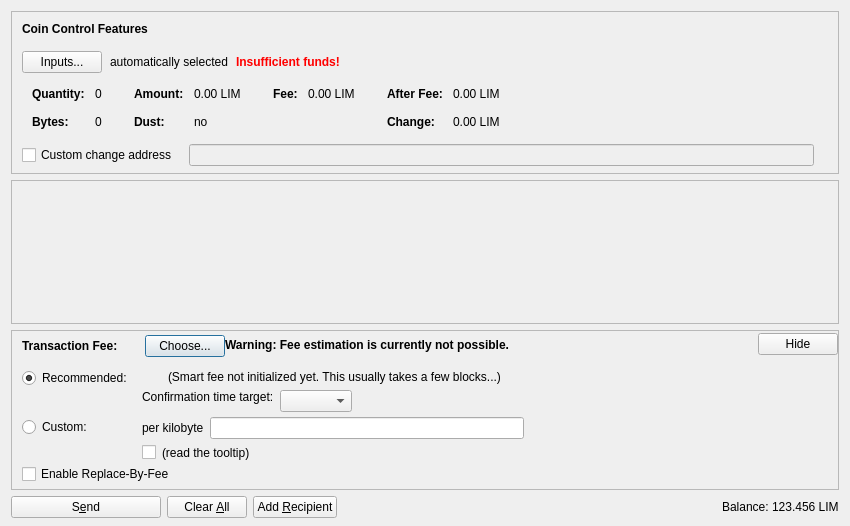
<?xml version="1.0" encoding="UTF-8"?>
<ui version="4.0">
 <class>SendCoinsDialog</class>
 <widget class="QDialog" name="SendCoinsDialog">
  <property name="geometry">
   <rect>
    <x>0</x>
    <y>0</y>
    <width>850</width>
    <height>526</height>
   </rect>
  </property>
  <property name="windowTitle">
   <string>Send Coins</string>
  </property>
  <layout class="QVBoxLayout" name="verticalLayout" stretch="0,1,0,0">
   <property name="bottomMargin">
    <number>8</number>
   </property>
   <item>
    <widget class="QFrame" name="frameCoinControl">
     <property name="sizePolicy">
      <sizepolicy hsizetype="Expanding" vsizetype="Expanding">
       <horstretch>0</horstretch>
       <verstretch>0</verstretch>
      </sizepolicy>
     </property>
     <property name="maximumSize">
      <size>
       <width>16777215</width>
       <height>16777215</height>
      </size>
     </property>
     <property name="frameShape">
      <enum>QFrame::StyledPanel</enum>
     </property>
     <property name="frameShadow">
      <enum>QFrame::Sunken</enum>
     </property>
     <layout class="QVBoxLayout" name="verticalLayoutCoinControl2">
      <property name="spacing">
       <number>0</number>
      </property>
      <property name="leftMargin">
       <number>0</number>
      </property>
      <property name="topMargin">
       <number>0</number>
      </property>
      <property name="rightMargin">
       <number>0</number>
      </property>
      <property name="bottomMargin">
       <number>6</number>
      </property>
      <item>
       <layout class="QVBoxLayout" name="verticalLayoutCoinControl" stretch="0,0,0,0,1">
        <property name="spacing">
         <number>0</number>
        </property>
        <property name="leftMargin">
         <number>10</number>
        </property>
        <property name="topMargin">
         <number>10</number>
        </property>
        <item>
         <layout class="QHBoxLayout" name="horizontalLayoutCoinControl1">
          <property name="bottomMargin">
           <number>15</number>
          </property>
          <item>
           <widget class="QLabel" name="labelCoinControlFeatures">
            <property name="sizePolicy">
             <sizepolicy hsizetype="Preferred" vsizetype="Maximum">
              <horstretch>0</horstretch>
              <verstretch>0</verstretch>
             </sizepolicy>
            </property>
            <property name="font">
             <font>
              <weight>75</weight>
              <bold>true</bold>
             </font>
            </property>
            <property name="styleSheet">
             <string notr="true">font-weight:bold;</string>
            </property>
            <property name="text">
             <string>Coin Control Features</string>
            </property>
           </widget>
          </item>
         </layout>
        </item>
        <item>
         <layout class="QHBoxLayout" name="horizontalLayoutCoinControl2" stretch="0,0,0,0">
          <property name="spacing">
           <number>8</number>
          </property>
          <property name="bottomMargin">
           <number>10</number>
          </property>
          <item>
           <widget class="QPushButton" name="pushButtonCoinControl">
            <property name="styleSheet">
             <string notr="true"/>
            </property>
            <property name="text">
             <string>Inputs...</string>
            </property>
            <property name="autoDefault">
             <bool>false</bool>
            </property>
           </widget>
          </item>
          <item>
           <widget class="QLabel" name="labelCoinControlAutomaticallySelected">
            <property name="text">
             <string>automatically selected</string>
            </property>
            <property name="margin">
             <number>5</number>
            </property>
           </widget>
          </item>
          <item>
           <widget class="QLabel" name="labelCoinControlInsuffFunds">
            <property name="font">
             <font>
              <weight>75</weight>
              <bold>true</bold>
             </font>
            </property>
            <property name="styleSheet">
             <string notr="true">color:red;font-weight:bold;</string>
            </property>
            <property name="text">
             <string>Insufficient funds!</string>
            </property>
            <property name="margin">
             <number>5</number>
            </property>
           </widget>
          </item>
          <item>
           <spacer name="horizontalSpacerCoinControl">
            <property name="orientation">
             <enum>Qt::Horizontal</enum>
            </property>
            <property name="sizeHint" stdset="0">
             <size>
              <width>40</width>
              <height>1</height>
             </size>
            </property>
           </spacer>
          </item>
         </layout>
        </item>
        <item>
         <widget class="QWidget" name="widgetCoinControl" native="true">
          <property name="sizePolicy">
           <sizepolicy hsizetype="Preferred" vsizetype="Preferred">
            <horstretch>0</horstretch>
            <verstretch>0</verstretch>
           </sizepolicy>
          </property>
          <property name="minimumSize">
           <size>
            <width>0</width>
            <height>0</height>
           </size>
          </property>
          <property name="styleSheet">
           <string notr="true"/>
          </property>
          <layout class="QHBoxLayout" name="horizontalLayoutCoinControl5">
           <property name="leftMargin">
            <number>0</number>
           </property>
           <property name="topMargin">
            <number>0</number>
           </property>
           <property name="rightMargin">
            <number>0</number>
           </property>
           <property name="bottomMargin">
            <number>0</number>
           </property>
           <item>
            <layout class="QHBoxLayout" name="horizontalLayoutCoinControl3" stretch="0,0,0,1">
             <property name="spacing">
              <number>20</number>
             </property>
             <property name="topMargin">
              <number>0</number>
             </property>
             <property name="bottomMargin">
              <number>10</number>
             </property>
             <item>
              <layout class="QFormLayout" name="formLayoutCoinControl1">
               <property name="horizontalSpacing">
                <number>10</number>
               </property>
               <property name="verticalSpacing">
                <number>14</number>
               </property>
               <property name="leftMargin">
                <number>10</number>
               </property>
               <property name="topMargin">
                <number>4</number>
               </property>
               <property name="rightMargin">
                <number>6</number>
               </property>
               <item row="0" column="0">
                <widget class="QLabel" name="labelCoinControlQuantityText">
                 <property name="font">
                  <font>
                   <weight>75</weight>
                   <bold>true</bold>
                  </font>
                 </property>
                 <property name="text">
                  <string>Quantity:</string>
                 </property>
                 <property name="margin">
                  <number>0</number>
                 </property>
                </widget>
               </item>
               <item row="0" column="1">
                <widget class="QLabel" name="labelCoinControlQuantity">
                 <property name="cursor">
                  <cursorShape>IBeamCursor</cursorShape>
                 </property>
                 <property name="contextMenuPolicy">
                  <enum>Qt::ActionsContextMenu</enum>
                 </property>
                 <property name="text">
                  <string notr="true">0</string>
                 </property>
                 <property name="margin">
                  <number>0</number>
                 </property>
                 <property name="textInteractionFlags">
                  <set>Qt::LinksAccessibleByMouse|Qt::TextSelectableByKeyboard|Qt::TextSelectableByMouse</set>
                 </property>
                </widget>
               </item>
               <item row="1" column="0">
                <widget class="QLabel" name="labelCoinControlBytesText">
                 <property name="font">
                  <font>
                   <weight>75</weight>
                   <bold>true</bold>
                  </font>
                 </property>
                 <property name="text">
                  <string>Bytes:</string>
                 </property>
                </widget>
               </item>
               <item row="1" column="1">
                <widget class="QLabel" name="labelCoinControlBytes">
                 <property name="cursor">
                  <cursorShape>IBeamCursor</cursorShape>
                 </property>
                 <property name="contextMenuPolicy">
                  <enum>Qt::ActionsContextMenu</enum>
                 </property>
                 <property name="text">
                  <string notr="true">0</string>
                 </property>
                 <property name="textInteractionFlags">
                  <set>Qt::LinksAccessibleByMouse|Qt::TextSelectableByKeyboard|Qt::TextSelectableByMouse</set>
                 </property>
                </widget>
               </item>
              </layout>
             </item>
             <item>
              <layout class="QFormLayout" name="formLayoutCoinControl2">
               <property name="horizontalSpacing">
                <number>10</number>
               </property>
               <property name="verticalSpacing">
                <number>14</number>
               </property>
               <property name="leftMargin">
                <number>6</number>
               </property>
               <property name="topMargin">
                <number>4</number>
               </property>
               <property name="rightMargin">
                <number>6</number>
               </property>
               <item row="0" column="0">
                <widget class="QLabel" name="labelCoinControlAmountText">
                 <property name="font">
                  <font>
                   <weight>75</weight>
                   <bold>true</bold>
                  </font>
                 </property>
                 <property name="text">
                  <string>Amount:</string>
                 </property>
                 <property name="margin">
                  <number>0</number>
                 </property>
                </widget>
               </item>
               <item row="0" column="1">
                <widget class="QLabel" name="labelCoinControlAmount">
                 <property name="cursor">
                  <cursorShape>IBeamCursor</cursorShape>
                 </property>
                 <property name="contextMenuPolicy">
                  <enum>Qt::ActionsContextMenu</enum>
                 </property>
                 <property name="text">
                  <string notr="true">0.00 LIM</string>
                 </property>
                 <property name="textInteractionFlags">
                  <set>Qt::LinksAccessibleByMouse|Qt::TextSelectableByKeyboard|Qt::TextSelectableByMouse</set>
                 </property>
                </widget>
               </item>
               <item row="1" column="0">
                <widget class="QLabel" name="labelCoinControlLowOutputText">
                 <property name="font">
                  <font>
                   <weight>75</weight>
                   <bold>true</bold>
                  </font>
                 </property>
                 <property name="text">
                  <string>Dust:</string>
                 </property>
                </widget>
               </item>
               <item row="1" column="1">
                <widget class="QLabel" name="labelCoinControlLowOutput">
                 <property name="cursor">
                  <cursorShape>IBeamCursor</cursorShape>
                 </property>
                 <property name="contextMenuPolicy">
                  <enum>Qt::ActionsContextMenu</enum>
                 </property>
                 <property name="text">
                  <string notr="true">no</string>
                 </property>
                 <property name="textInteractionFlags">
                  <set>Qt::LinksAccessibleByMouse|Qt::TextSelectableByKeyboard|Qt::TextSelectableByMouse</set>
                 </property>
                </widget>
               </item>
              </layout>
             </item>
             <item>
              <layout class="QFormLayout" name="formLayoutCoinControl3">
               <property name="horizontalSpacing">
                <number>10</number>
               </property>
               <property name="verticalSpacing">
                <number>14</number>
               </property>
               <property name="leftMargin">
                <number>6</number>
               </property>
               <property name="topMargin">
                <number>4</number>
               </property>
               <property name="rightMargin">
                <number>6</number>
               </property>
               <item row="0" column="0">
                <widget class="QLabel" name="labelCoinControlFeeText">
                 <property name="font">
                  <font>
                   <weight>75</weight>
                   <bold>true</bold>
                  </font>
                 </property>
                 <property name="text">
                  <string>Fee:</string>
                 </property>
                 <property name="margin">
                  <number>0</number>
                 </property>
                </widget>
               </item>
               <item row="0" column="1">
                <widget class="QLabel" name="labelCoinControlFee">
                 <property name="cursor">
                  <cursorShape>IBeamCursor</cursorShape>
                 </property>
                 <property name="contextMenuPolicy">
                  <enum>Qt::ActionsContextMenu</enum>
                 </property>
                 <property name="text">
                  <string notr="true">0.00 LIM</string>
                 </property>
                 <property name="textInteractionFlags">
                  <set>Qt::LinksAccessibleByMouse|Qt::TextSelectableByKeyboard|Qt::TextSelectableByMouse</set>
                 </property>
                </widget>
               </item>
              </layout>
             </item>
             <item>
              <layout class="QFormLayout" name="formLayoutCoinControl4">
               <property name="horizontalSpacing">
                <number>10</number>
               </property>
               <property name="verticalSpacing">
                <number>14</number>
               </property>
               <property name="leftMargin">
                <number>6</number>
               </property>
               <property name="topMargin">
                <number>4</number>
               </property>
               <property name="rightMargin">
                <number>6</number>
               </property>
               <item row="0" column="0">
                <widget class="QLabel" name="labelCoinControlAfterFeeText">
                 <property name="font">
                  <font>
                   <weight>75</weight>
                   <bold>true</bold>
                  </font>
                 </property>
                 <property name="text">
                  <string>After Fee:</string>
                 </property>
                 <property name="margin">
                  <number>0</number>
                 </property>
                </widget>
               </item>
               <item row="0" column="1">
                <widget class="QLabel" name="labelCoinControlAfterFee">
                 <property name="cursor">
                  <cursorShape>IBeamCursor</cursorShape>
                 </property>
                 <property name="contextMenuPolicy">
                  <enum>Qt::ActionsContextMenu</enum>
                 </property>
                 <property name="text">
                  <string notr="true">0.00 LIM</string>
                 </property>
                 <property name="textInteractionFlags">
                  <set>Qt::LinksAccessibleByMouse|Qt::TextSelectableByKeyboard|Qt::TextSelectableByMouse</set>
                 </property>
                </widget>
               </item>
               <item row="1" column="0">
                <widget class="QLabel" name="labelCoinControlChangeText">
                 <property name="font">
                  <font>
                   <weight>75</weight>
                   <bold>true</bold>
                  </font>
                 </property>
                 <property name="text">
                  <string>Change:</string>
                 </property>
                </widget>
               </item>
               <item row="1" column="1">
                <widget class="QLabel" name="labelCoinControlChange">
                 <property name="cursor">
                  <cursorShape>IBeamCursor</cursorShape>
                 </property>
                 <property name="contextMenuPolicy">
                  <enum>Qt::ActionsContextMenu</enum>
                 </property>
                 <property name="text">
                  <string notr="true">0.00 LIM</string>
                 </property>
                 <property name="textInteractionFlags">
                  <set>Qt::LinksAccessibleByMouse|Qt::TextSelectableByKeyboard|Qt::TextSelectableByMouse</set>
                 </property>
                </widget>
               </item>
              </layout>
             </item>
            </layout>
           </item>
          </layout>
         </widget>
        </item>
        <item>
         <layout class="QHBoxLayout" name="horizontalLayoutCoinControl4" stretch="0,0,0">
          <property name="spacing">
           <number>12</number>
          </property>
          <property name="sizeConstraint">
           <enum>QLayout::SetDefaultConstraint</enum>
          </property>
          <property name="topMargin">
           <number>5</number>
          </property>
          <property name="rightMargin">
           <number>5</number>
          </property>
          <item>
           <widget class="QCheckBox" name="checkBoxCoinControlChange">
            <property name="toolTip">
             <string>If this is activated, but the change address is empty or invalid, change will be sent to a newly generated address.</string>
            </property>
            <property name="text">
             <string>Custom change address</string>
            </property>
           </widget>
          </item>
          <item>
           <widget class="QValidatedLineEdit" name="lineEditCoinControlChange">
            <property name="enabled">
             <bool>false</bool>
            </property>
            <property name="sizePolicy">
             <sizepolicy hsizetype="Expanding" vsizetype="Fixed">
              <horstretch>0</horstretch>
              <verstretch>0</verstretch>
             </sizepolicy>
            </property>
           </widget>
          </item>
          <item>
           <widget class="QLabel" name="labelCoinControlChangeLabel">
            <property name="sizePolicy">
             <sizepolicy hsizetype="Preferred" vsizetype="Expanding">
              <horstretch>0</horstretch>
              <verstretch>0</verstretch>
             </sizepolicy>
            </property>
            <property name="minimumSize">
             <size>
              <width>0</width>
              <height>0</height>
             </size>
            </property>
            <property name="text">
             <string/>
            </property>
            <property name="margin">
             <number>3</number>
            </property>
           </widget>
          </item>
         </layout>
        </item>
        <item>
         <spacer name="verticalSpacerCoinControl">
          <property name="orientation">
           <enum>Qt::Vertical</enum>
          </property>
          <property name="sizeHint" stdset="0">
           <size>
            <width>800</width>
            <height>1</height>
           </size>
          </property>
         </spacer>
        </item>
       </layout>
      </item>
     </layout>
    </widget>
   </item>
   <item>
    <widget class="QScrollArea" name="scrollArea">
     <property name="widgetResizable">
      <bool>true</bool>
     </property>
     <widget class="QWidget" name="scrollAreaWidgetContents">
      <property name="geometry">
       <rect>
        <x>0</x>
        <y>0</y>
        <width>830</width>
        <height>104</height>
       </rect>
      </property>
      <layout class="QVBoxLayout" name="verticalLayout_2" stretch="0,1">
       <property name="leftMargin">
        <number>0</number>
       </property>
       <property name="topMargin">
        <number>0</number>
       </property>
       <property name="rightMargin">
        <number>0</number>
       </property>
       <property name="bottomMargin">
        <number>0</number>
       </property>
       <item>
        <layout class="QVBoxLayout" name="entries">
         <property name="spacing">
          <number>6</number>
         </property>
        </layout>
       </item>
       <item>
        <spacer name="verticalSpacer">
         <property name="orientation">
          <enum>Qt::Vertical</enum>
         </property>
         <property name="sizeHint" stdset="0">
          <size>
           <width>20</width>
           <height>40</height>
          </size>
         </property>
        </spacer>
       </item>
      </layout>
     </widget>
    </widget>
   </item>
   <item>
    <widget class="QFrame" name="frameFee">
     <property name="sizePolicy">
      <sizepolicy hsizetype="Expanding" vsizetype="Expanding">
       <horstretch>0</horstretch>
       <verstretch>0</verstretch>
      </sizepolicy>
     </property>
     <property name="maximumSize">
      <size>
       <width>16777215</width>
       <height>16777215</height>
      </size>
     </property>
     <property name="frameShape">
      <enum>QFrame::StyledPanel</enum>
     </property>
     <property name="frameShadow">
      <enum>QFrame::Sunken</enum>
     </property>
     <layout class="QVBoxLayout" name="verticalLayoutFee1">
      <property name="spacing">
       <number>0</number>
      </property>
      <property name="leftMargin">
       <number>0</number>
      </property>
      <property name="topMargin">
       <number>0</number>
      </property>
      <property name="rightMargin">
       <number>0</number>
      </property>
      <property name="bottomMargin">
       <number>0</number>
      </property>
      <item>
       <layout class="QVBoxLayout" name="verticalLayoutFee2" stretch="0,0,0">
        <property name="spacing">
         <number>0</number>
        </property>
        <property name="leftMargin">
         <number>10</number>
        </property>
        <property name="topMargin">
         <number>0</number>
        </property>
        <item>
         <layout class="QHBoxLayout" name="horizontalLayoutFee1">
          <property name="bottomMargin">
           <number>0</number>
          </property>
          <item>
           <layout class="QVBoxLayout" name="verticalLayoutFee7">
            <property name="spacing">
             <number>0</number>
            </property>
            <item>
             <spacer name="verticalSpacerSmartFee">
              <property name="orientation">
               <enum>Qt::Vertical</enum>
              </property>
              <property name="sizeType">
               <enum>QSizePolicy::Fixed</enum>
              </property>
              <property name="sizeHint" stdset="0">
               <size>
                <width>1</width>
                <height>4</height>
               </size>
              </property>
             </spacer>
            </item>
            <item>
             <layout class="QHBoxLayout" name="horizontalLayoutSmartFee">
              <property name="spacing">
               <number>10</number>
              </property>
              <item>
               <widget class="QLabel" name="labelFeeHeadline">
                <property name="sizePolicy">
                 <sizepolicy hsizetype="Preferred" vsizetype="Maximum">
                  <horstretch>0</horstretch>
                  <verstretch>0</verstretch>
                 </sizepolicy>
                </property>
                <property name="font">
                 <font>
                  <weight>75</weight>
                  <bold>true</bold>
                 </font>
                </property>
                <property name="styleSheet">
                 <string notr="true">font-weight:bold;</string>
                </property>
                <property name="text">
                 <string>Transaction Fee:</string>
                </property>
               </widget>
              </item>
              <item>
               <widget class="QLabel" name="labelFeeMinimized">
                <property name="text">
                 <string/>
                </property>
               </widget>
              </item>
              <item>
               <widget class="QPushButton" name="buttonChooseFee">
                <property name="text">
                 <string>Choose...</string>
                </property>
               </widget>
              </item>
             </layout>
            </item>
            <item>
             <spacer name="verticalSpacer_5">
              <property name="orientation">
               <enum>Qt::Vertical</enum>
              </property>
              <property name="sizeHint" stdset="0">
               <size>
                <width>1</width>
                <height>1</height>
               </size>
              </property>
             </spacer>
            </item>
           </layout>
          </item>
          <item>
           <widget class="QLabel" name="fallbackFeeWarningLabel">
            <property name="toolTip">
             <string>Using the fallbackfee can result in sending a transaction that will take several hours or days (or never) to confirm. Consider choosing your fee manually or wait until you have validated the complete chain.</string>
            </property>
            <property name="font">
            <font>
                <weight>75</weight>
                <bold>true</bold>
            </font>
            </property>
            <property name="text">
             <string>Warning: Fee estimation is currently not possible.</string>
            </property>
            <property name="wordWrap">
             <bool>false</bool>
            </property>
           </widget>
          </item>
          <item>
           <spacer name="horizontalSpacer_4">
            <property name="orientation">
             <enum>Qt::Horizontal</enum>
            </property>
            <property name="sizeType">
             <enum>QSizePolicy::MinimumExpanding</enum>
            </property>
            <property name="sizeHint" stdset="0">
             <size>
              <width>40</width>
              <height>20</height>
             </size>
            </property>
           </spacer>
          </item>
          <item>
           <widget class="QPushButton" name="buttonMinimizeFee">
            <property name="toolTip">
             <string>collapse fee-settings</string>
            </property>
            <property name="text">
             <string>Hide</string>
            </property>
           </widget>
          </item>
         </layout>
        </item>
        <item>
         <widget class="QFrame" name="frameFeeSelection">
          <layout class="QVBoxLayout" name="verticalLayoutFee12">
           <property name="spacing">
            <number>0</number>
           </property>
           <property name="leftMargin">
            <number>0</number>
           </property>
           <property name="topMargin">
            <number>0</number>
           </property>
           <property name="rightMargin">
            <number>0</number>
           </property>
           <property name="bottomMargin">
            <number>0</number>
           </property>
           <item>
            <layout class="QGridLayout" name="gridLayoutFee">
             <property name="topMargin">
              <number>10</number>
             </property>
             <property name="bottomMargin">
              <number>4</number>
             </property>
             <property name="horizontalSpacing">
              <number>10</number>
             </property>
             <property name="verticalSpacing">
              <number>4</number>
             </property>
             <item row="1" column="1">
              <layout class="QVBoxLayout" name="verticalLayoutFee8">
               <property name="spacing">
                <number>6</number>
               </property>
               <item>
                <layout class="QHBoxLayout" name="horizontalLayoutFee13">
                 <item>
                  <widget class="QLabel" name="labelCustomPerKilobyte">
                   <property name="toolTip">
                    <string>Specify a custom fee per kB (1,000 bytes) of the transaction's virtual size.

Note:  Since the fee is calculated on a per-byte basis, a fee of "100 satoshis per kB" for a transaction size of 500 bytes (half of 1 kB) would ultimately yield a fee of only 50 satoshis.</string>
                   </property>
                   <property name="text">
                    <string>per kilobyte</string>
                   </property>
                  </widget>
                 </item>
                 <item>
                  <widget class="LimracoinAmountField" name="customFee"/>
                 </item>
                 <item>
                  <spacer name="horizontalSpacer_6">
                   <property name="orientation">
                    <enum>Qt::Horizontal</enum>
                   </property>
                   <property name="sizeHint" stdset="0">
                    <size>
                     <width>1</width>
                     <height>1</height>
                    </size>
                   </property>
                  </spacer>
                 </item>
                </layout>
               </item>
               <item>
                <layout class="QHBoxLayout" name="horizontalLayoutFee8">
                 <item>
                  <widget class="QCheckBox" name="checkBoxMinimumFee">
                   <property name="toolTip">
                    <string>Paying only the minimum fee is just fine as long as there is less transaction volume than space in the blocks. But be aware that this can end up in a never confirming transaction once there is more demand for limracoin transactions than the network can process.</string>
                   </property>
                   <property name="text">
                    <string/>
                   </property>
                  </widget>
                 </item>
                 <item>
                  <widget class="QLabel" name="labelMinFeeWarning">
                   <property name="enabled">
                    <bool>true</bool>
                   </property>
                   <property name="toolTip">
                    <string>Paying only the minimum fee is just fine as long as there is less transaction volume than space in the blocks. But be aware that this can end up in a never confirming transaction once there is more demand for limracoin transactions than the network can process.</string>
                   </property>
                   <property name="text">
                    <string>(read the tooltip)</string>
                   </property>
                   <property name="margin">
                    <number>5</number>
                   </property>
                  </widget>
                 </item>
                 <item>
                  <spacer name="horizontalSpacer_2">
                   <property name="orientation">
                    <enum>Qt::Horizontal</enum>
                   </property>
                   <property name="sizeHint" stdset="0">
                    <size>
                     <width>1</width>
                     <height>1</height>
                    </size>
                   </property>
                  </spacer>
                 </item>
                </layout>
               </item>
              </layout>
             </item>
             <item row="0" column="0">
              <layout class="QVBoxLayout" name="verticalLayoutFee4" stretch="0,1">
               <item>
                <widget class="QRadioButton" name="radioSmartFee">
                 <property name="text">
                  <string>Recommended:</string>
                 </property>
                 <property name="checked">
                  <bool>true</bool>
                 </property>
                 <attribute name="buttonGroup">
                  <string notr="true">groupFee</string>
                 </attribute>
                </widget>
               </item>
               <item>
                <spacer name="verticalSpacer_2">
                 <property name="orientation">
                  <enum>Qt::Vertical</enum>
                 </property>
                 <property name="sizeHint" stdset="0">
                  <size>
                   <width>1</width>
                   <height>1</height>
                  </size>
                 </property>
                </spacer>
               </item>
              </layout>
             </item>
             <item row="1" column="0">
              <layout class="QVBoxLayout" name="verticalLayoutFee9" stretch="0,1">
               <item>
                <widget class="QRadioButton" name="radioCustomFee">
                 <property name="text">
                  <string>Custom:</string>
                 </property>
                 <attribute name="buttonGroup">
                  <string notr="true">groupFee</string>
                 </attribute>
                </widget>
               </item>
               <item>
                <spacer name="verticalSpacer_6">
                 <property name="orientation">
                  <enum>Qt::Vertical</enum>
                 </property>
                 <property name="sizeHint" stdset="0">
                  <size>
                   <width>1</width>
                   <height>1</height>
                  </size>
                 </property>
                </spacer>
               </item>
              </layout>
             </item>
             <item row="0" column="1">
              <layout class="QVBoxLayout" name="verticalLayoutFee3" stretch="0,0,1">
               <property name="spacing">
                <number>6</number>
               </property>
               <property name="topMargin">
                <number>2</number>
               </property>
               <item>
                <layout class="QHBoxLayout" name="horizontalLayoutFee12">
                 <item>
                  <widget class="QLabel" name="labelSmartFee">
                   <property name="text">
                    <string/>
                   </property>
                   <property name="margin">
                    <number>2</number>
                   </property>
                  </widget>
                 </item>
                 <item>
                  <widget class="QLabel" name="labelFeeEstimation">
                   <property name="text">
                    <string/>
                   </property>
                  </widget>
                 </item>
                 <item>
                  <widget class="QLabel" name="labelSmartFee2">
                   <property name="text">
                    <string>(Smart fee not initialized yet. This usually takes a few blocks...)</string>
                   </property>
                   <property name="margin">
                    <number>2</number>
                   </property>
                  </widget>
                 </item>
                 <item>
                  <spacer name="horizontalSpacer_5">
                   <property name="orientation">
                    <enum>Qt::Horizontal</enum>
                   </property>
                   <property name="sizeHint" stdset="0">
                    <size>
                     <width>1</width>
                     <height>1</height>
                    </size>
                   </property>
                  </spacer>
                 </item>
                </layout>
               </item>
               <item>
                <layout class="QHBoxLayout" name="horizontalLayoutFee9">
                 <item>
                  <layout class="QVBoxLayout" name="verticalLayoutFee6">
                   <item>
                    <widget class="QLabel" name="labelSmartFee3">
                     <property name="text">
                      <string>Confirmation time target:</string>
                     </property>
                     <property name="margin">
                      <number>2</number>
                     </property>
                    </widget>
                   </item>
                   <item>
                    <spacer name="verticalSpacer_3">
                     <property name="orientation">
                      <enum>Qt::Vertical</enum>
                     </property>
                     <property name="sizeHint" stdset="0">
                      <size>
                       <width>1</width>
                       <height>1</height>
                      </size>
                     </property>
                    </spacer>
                   </item>
                  </layout>
                 </item>
                 <item>
                  <layout class="QVBoxLayout" name="verticalLayoutFee5">
                   <property name="rightMargin">
                    <number>30</number>
                   </property>
                   <item>
                    <layout class="QHBoxLayout" name="horizontalLayoutConfTarget">
                     <property name="bottomMargin">
                      <number>0</number>
                     </property>
                     <item>
                      <widget class="QComboBox" name="confTargetSelector"/>
                     </item>
                     <item>
                      <spacer name="horizontalSpacerConfTarget">
                       <property name="orientation">
                        <enum>Qt::Horizontal</enum>
                       </property>
                       <property name="sizeHint" stdset="0">
                        <size>
                         <width>40</width>
                         <height>20</height>
                        </size>
                       </property>
                      </spacer>
                     </item>
                    </layout>
                   </item>
                  </layout>
                 </item>
                </layout>
               </item>
               <item>
                <spacer name="verticalSpacer_4">
                 <property name="orientation">
                  <enum>Qt::Vertical</enum>
                 </property>
                 <property name="sizeHint" stdset="0">
                  <size>
                   <width>1</width>
                   <height>1</height>
                  </size>
                 </property>
                </spacer>
               </item>
              </layout>
             </item>
            </layout>
           </item>
           <item>
            <widget class="QCheckBox" name="optInRBF">
             <property name="text">
              <string>Enable Replace-By-Fee</string>
             </property>
             <property name="toolTip">
              <string>With Replace-By-Fee (BIP-125) you can increase a transaction's fee after it is sent. Without this, a higher fee may be recommended to compensate for increased transaction delay risk.</string>
             </property>
            </widget>
           </item>
          </layout>
         </widget>
        </item>
        <item>
         <spacer name="verticalSpacerFee">
          <property name="orientation">
           <enum>Qt::Vertical</enum>
          </property>
          <property name="sizeHint" stdset="0">
           <size>
            <width>40</width>
            <height>5</height>
           </size>
          </property>
         </spacer>
        </item>
       </layout>
      </item>
     </layout>
    </widget>
   </item>
   <item>
    <layout class="QHBoxLayout" name="horizontalLayout">
     <item>
      <widget class="QPushButton" name="sendButton">
       <property name="minimumSize">
        <size>
         <width>150</width>
         <height>0</height>
        </size>
       </property>
       <property name="toolTip">
        <string>Confirm the send action</string>
       </property>
       <property name="text">
        <string>S&amp;end</string>
       </property>
       <property name="icon">
        <iconset resource="../limracoin.qrc">
         <normaloff>:/icons/send</normaloff>:/icons/send</iconset>
       </property>
       <property name="autoDefault">
        <bool>false</bool>
       </property>
       <property name="default">
        <bool>false</bool>
       </property>
      </widget>
     </item>
     <item>
      <widget class="QPushButton" name="clearButton">
       <property name="sizePolicy">
        <sizepolicy hsizetype="Minimum" vsizetype="Fixed">
         <horstretch>0</horstretch>
         <verstretch>0</verstretch>
        </sizepolicy>
       </property>
       <property name="toolTip">
        <string>Clear all fields of the form.</string>
       </property>
       <property name="text">
        <string>Clear &amp;All</string>
       </property>
       <property name="icon">
        <iconset resource="../limracoin.qrc">
         <normaloff>:/icons/remove</normaloff>:/icons/remove</iconset>
       </property>
       <property name="autoDefault">
        <bool>false</bool>
       </property>
      </widget>
     </item>
     <item>
      <widget class="QPushButton" name="addButton">
       <property name="toolTip">
        <string>Send to multiple recipients at once</string>
       </property>
       <property name="text">
        <string>Add &amp;Recipient</string>
       </property>
       <property name="icon">
        <iconset resource="../limracoin.qrc">
         <normaloff>:/icons/add</normaloff>:/icons/add</iconset>
       </property>
       <property name="autoDefault">
        <bool>false</bool>
       </property>
      </widget>
     </item>
     <item>
      <spacer name="horizontalSpacer">
       <property name="orientation">
        <enum>Qt::Horizontal</enum>
       </property>
       <property name="sizeHint" stdset="0">
        <size>
         <width>40</width>
         <height>20</height>
        </size>
       </property>
      </spacer>
     </item>
     <item>
      <layout class="QHBoxLayout" name="horizontalLayout_2">
       <property name="spacing">
        <number>3</number>
       </property>
       <item>
        <widget class="QLabel" name="label">
         <property name="sizePolicy">
          <sizepolicy hsizetype="Preferred" vsizetype="Fixed">
           <horstretch>0</horstretch>
           <verstretch>0</verstretch>
          </sizepolicy>
         </property>
         <property name="text">
          <string>Balance:</string>
         </property>
        </widget>
       </item>
       <item>
        <widget class="QLabel" name="labelBalance">
         <property name="sizePolicy">
          <sizepolicy hsizetype="Preferred" vsizetype="Fixed">
           <horstretch>0</horstretch>
           <verstretch>0</verstretch>
          </sizepolicy>
         </property>
         <property name="cursor">
          <cursorShape>IBeamCursor</cursorShape>
         </property>
         <property name="text">
          <string notr="true">123.456 LIM</string>
         </property>
         <property name="textInteractionFlags">
          <set>Qt::LinksAccessibleByMouse|Qt::TextSelectableByKeyboard|Qt::TextSelectableByMouse</set>
         </property>
        </widget>
       </item>
      </layout>
     </item>
    </layout>
   </item>
  </layout>
 </widget>
 <customwidgets>
  <customwidget>
   <class>QValidatedLineEdit</class>
   <extends>QLineEdit</extends>
   <header>qt/qvalidatedlineedit.h</header>
  </customwidget>
  <customwidget>
   <class>LimracoinAmountField</class>
   <extends>QLineEdit</extends>
   <header>qt/limracoinamountfield.h</header>
   <container>1</container>
  </customwidget>
 </customwidgets>
 <resources>
  <include location="../limracoin.qrc"/>
 </resources>
 <connections/>
 <buttongroups>
  <buttongroup name="groupFee"/>
 </buttongroups>
</ui>
